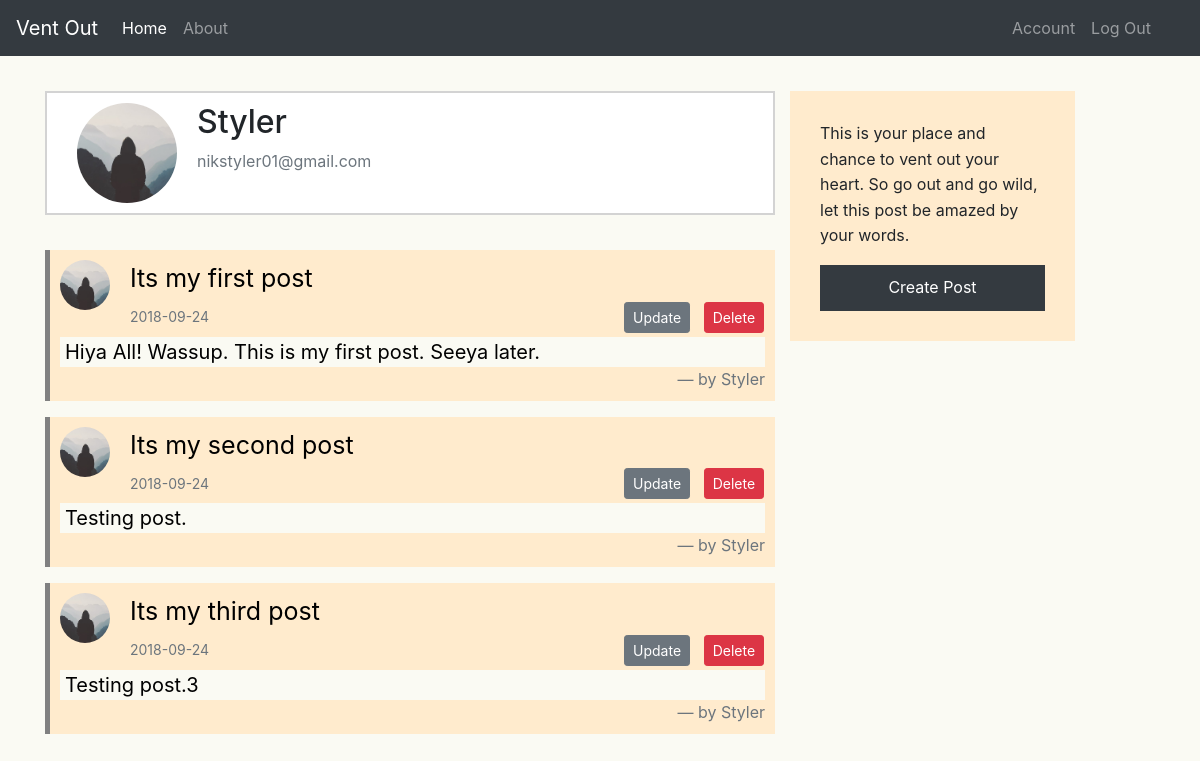
Page /account (signed in) on the earlier database version.
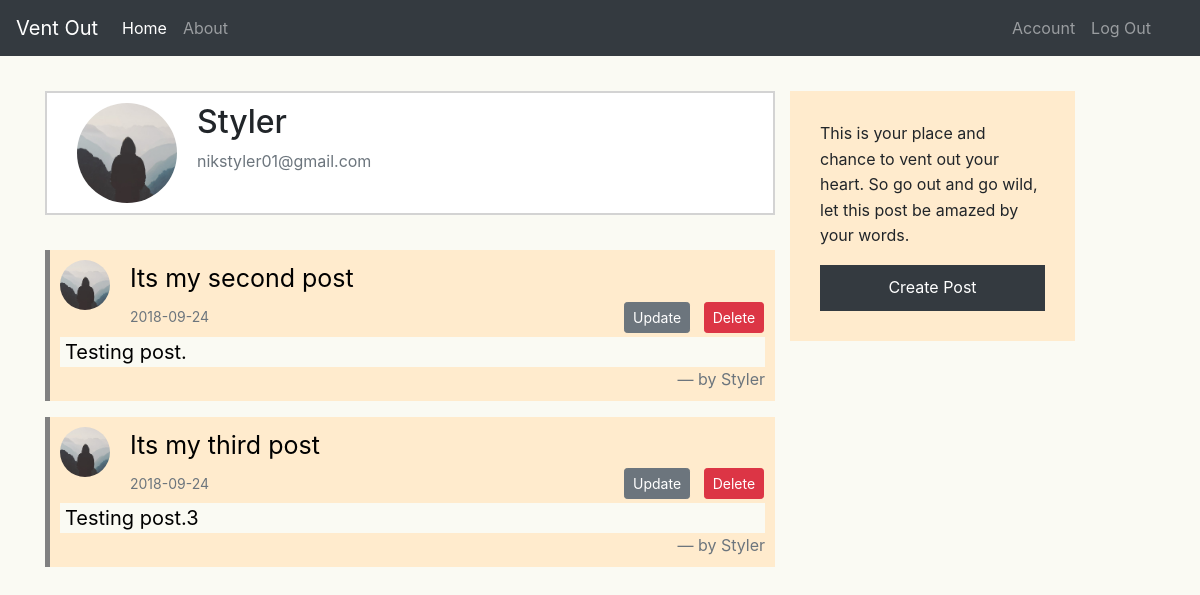
Same page on the later database version.
### ventout/models.py (models this page shows, shortened)
class Post(db.Model):
    id = db.Column(db.Integer, primary_key=True)
    title = db.Column(db.String(100), nullable=False)
    date_posted = db.Column(db.DateTime, nullable=False,
                            default=datetime.utcnow)
    content = db.Column(db.Text, nullable=False)
    user_id = db.Column(db.Integer, db.ForeignKey('user.id'), nullable=False)

class User(db.Model, UserMixin):
    id = db.Column(db.Integer, primary_key=True)
    username = db.Column(db.String(20), unique=True, nullable=False)
    email = db.Column(db.String(120), unique=True, nullable=False)
    image_file = db.Column(db.String(20), nullable=False,
                           default='default.jpg')
    password = db.Column(db.String(60), nullable=False)
    posts = db.relationship('Post', backref='author', lazy=True)

### ventout/routes.py (the view)
@app.route("/account")
@login_required
def account():
    my_posts = Post.query.filter_by(user_id=current_user.id).all()
    image_file = url_for(
        'static', filename='profile_pics/' + current_user.image_file)
    return render_template('account.html', title='account', image_file=image_file, posts=my_posts)

### ventout/models.py (called while the page is built)
@login_manager.user_loader
def load_user(user_id):
    return User.query.get(int(user_id))

### ventout/templates/account.html
{% extends "layout.html" %}
{% block content %}
<div class="contaienr margin-top">
    <div class="media">
        <img class="rounded-circle account-img" src="{{ image_file }}">
        <div class="media-body">
            <h2 class="account-heading">{{ current_user.username }}</h2>
            <p class="text-secondary">{{ current_user.email }}</p>
        </div>
    </div>
    <div class="margin-top">
        {% for post in posts %}
        <blockquote class="blockquote">
            <img class="rounded-circle post-image" src="{{ url_for('static', filename='profile_pics/'+post.author.image_file) }}">
            <header class="post-title">{{ post.title }}</header>
            <small style="display:inline-block" class="text-muted small">{{ post.date_posted.strftime('%Y-%m-%d') }}</small>
            {% if post.author == current_user %}
            <div class="update-delete-btn">
                <a class="btn btn-secondary btn-sm m-1" href="{{ url_for('update_post', post_id=post.id) }}">Update</a>
                <form style="display:inline-block" method="POST" id="delete-post" action="{{ url_for('delete_post', post_id=post.id) }}">
                    <button type="submit" class="btn btn-danger btn-sm m-1">Delete</button>
                </form>
            </div>
            {% endif %}
            <p class="default-background mb-0 post-content" style="padding: 0 5px 0 5px">{{ post.content }}</p>
            <footer class="blockquote-footer">by {{ post.author.username }}</footer>
        </blockquote>
        {% endfor %}
    </div>
</div>
{% endblock %}

Differences in the rows shown:
removed Post: image_file (placeholder picture), title "Its my first post", date_posted "2018-09-24", content "Hiya All! Wassup. This is my first post. Seeya later.", author.username "Styler"
